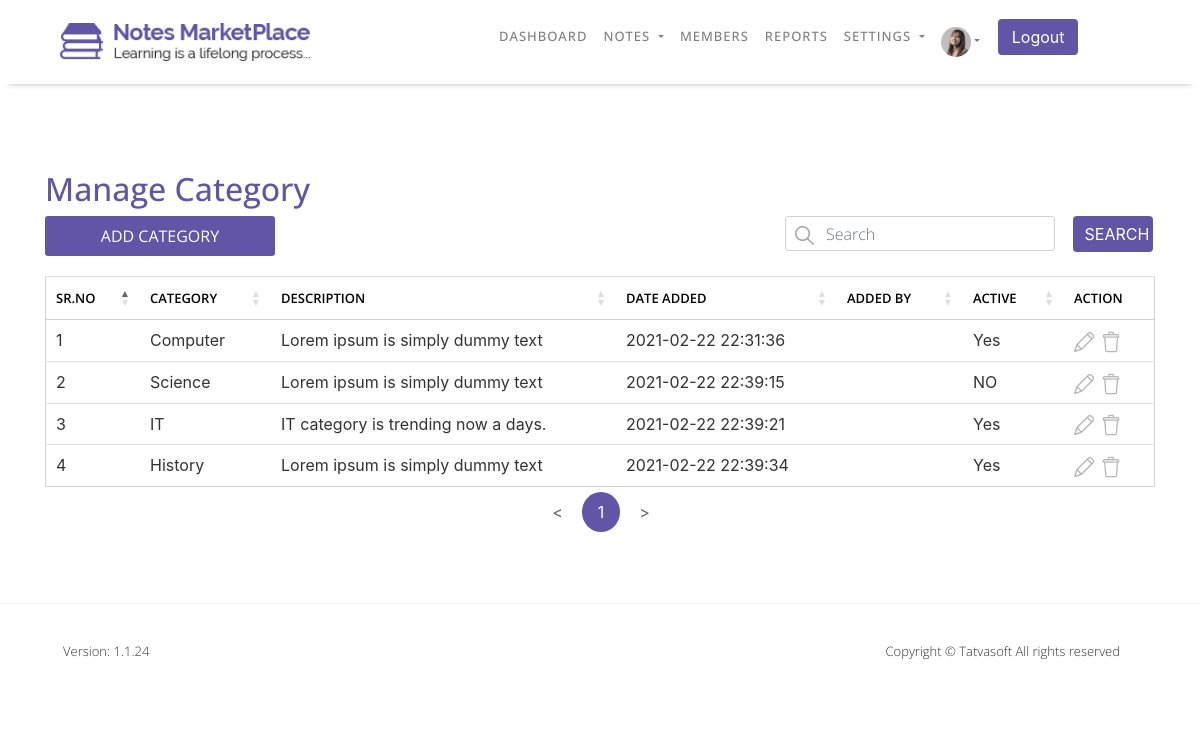
The app's page /NOTESMARKETPLACE/Admin/Manage_Category.php (signed in) with its own data.
### tables this page shows
CREATE TABLE `userprofile` (
  `ID` int(11) NOT NULL COMMENT 'Primary Key',
  `UserID` int(11) NOT NULL COMMENT 'FOREIGN KEY relationship with Users table.',
  `DOB` datetime DEFAULT NULL,
  `Gender` int(11) DEFAULT NULL COMMENT 'FOREIGN KEY relationship with ReferenceData table.bind distinct value from ReferenceDtata table with filter RefCategory=''Gender'' ans IsActive = 1.',
  `SecondaryEmailAddress` varchar(100) NOT NULL COMMENT 'For Admin user only.',
  `Phone number - Country Code` varchar(5) NOT NULL COMMENT 'bind distinct CountryCode from Country table with filter IsActive=1.',
  `Phone number` varchar(20) NOT NULL,
  `Profile Picture` varchar(500) DEFAULT NULL COMMENT 'Profile Picture of the user. ',
  `Address Line 1` varchar(100) NOT NULL,
  `Address Line 2` varchar(100) NOT NULL,
  `City` varchar(50) NOT NULL,
  `State` varchar(50) NOT NULL,
  `Zip Code` varchar(50) NOT NULL,
  `Country` varchar(50) NOT NULL COMMENT 'Bind distinct Country from Country table with filter IsActive=1.',
  `University` varchar(100) DEFAULT NULL,
  `College` varchar(100) DEFAULT NULL,
  `CreatedDate` datetime DEFAULT current_timestamp() COMMENT 'Date and time when system has created a record.',
  `CraetedBy` int(11) DEFAULT NULL COMMENT 'UserID who has created this rocord.',
  `ModifiedDate` datetime DEFAULT current_timestamp() COMMENT 'Date and time when system has updated a record.',
  `ModifiedBy` int(11) DEFAULT NULL COMMENT 'UserID who has updated this rocord.'
);

CREATE TABLE `categories` (
  `ID` int(11) NOT NULL COMMENT 'PRIMARY KEY',
  `Name` varchar(100) NOT NULL COMMENT 'Computer Science,IT, Politics, Sports, Cricket, etc.',
  `Description` varchar(500) NOT NULL COMMENT 'Description to explain what this category means.',
  `CreatedDate` datetime DEFAULT current_timestamp() COMMENT 'date and time when system has created this record.',
  `CreatedBy` int(11) DEFAULT NULL COMMENT 'UserID who has created this record.',
  `ModifiedDate` datetime DEFAULT current_timestamp() COMMENT 'Date and ime when system has updated this record.Super Admin ID you can insert static.',
  `ModifiedBy` int(11) DEFAULT NULL COMMENT 'UserID who has updated this record.',
  `IsActive` bit(2) NOT NULL DEFAULT b'1' COMMENT 'Required Information,Default set to true.'
);

### NOTESMARKETPLACE/Admin/Manage_Category.php (the view, shortened to what this page needs)
<?php include "Config/Database-Connection.php"; ?>
    <?php
        if(isset($_SESSION['loggedin']) && $_SESSION['loggedin'] = true){
            include "Header.php";
        }else{
            header("Location: ../Login.php");
        }
    ?>
    <section id="manage-category">
        <div class="content-box-lg">
            <div class="container">
                <form action="" method="post">
                    <div class="row">
                        <div class="col-md-12 col-sm-12 col-12 text-left">
                            <div class="horizontal-heading">
                                <h2>Manage Category</h2>
                            </div>
                        </div>
                    </div>
                    <div class="row manage-category-row">
                        <div class="col-md-6 col-sm-6 col-6">
                            <a href="Add_Category.php"><button type="button" class="btn btn-info btn-rich-blue">Add Category</button></a>
                        </div>
                        <div class="col-md-6 col-sm-6 col-6">
                            <div class="row">
                                <div class="col-md-9 col-sm-6 col-6">
                                    <div class="form-group text-left">
                                        <input type="text" name="Search_Category" id="Search_Category" class="form-control" placeholder="Search">
                                    </div>
                                </div>
                                <div class="col-md-3 col-sm-6 col-6">
                                    <button type="button" name="Manage_Category" id="Manage_Category" class="btn btn-info btn-Blue">Search</button>
                                </div>
                            </div>
                        </div>
                    </div>
                </form>
                <div class="row manage-category-row">
                    <div class="col-md-12 col-sm-12 col-12">
                        <div class="table-responsive">
                            <table class="table" id="category_table">
                                <thead>
                                    <tr>
                                        <th scope="col">SR.NO</th>
                                        <th scope="col">CATEGORY</th>
                                        <th scope="col">DESCRIPTION</th>
                                        <th scope="col">DATE ADDED</th>
                                        <th scope="col">ADDED BY</th>
                                        <th scope="col">ACTIVE</th>
                                        <th scope="col">ACTION</th>
                                    </tr>
                                </thead>
                                <tbody>
                            <?php
                                $query = "SELECT * FROM categories ";
                                $Search_all = mysqli_query($connection,$query);
                                if(mysqli_num_rows($Search_all)!=0){
                                    $j=1;
                                    while($row =mysqli_fetch_assoc($Search_all)){
                                        $ID = $row['ID'];
                                        $Name = $row['Name'];
                                        $CreatedDate = $row['CreatedDate'];
                                        $Description = $row['Description'];
                                        $IsActive = $row['IsActive'];
                                        echo "<tr><td>$j</td>
                                                <td>$Name</td>
                                                <td>$Description</td>
                                                <td>$CreatedDate</td>
                                                <td></td>";
                                        if(isset($_GET['delete']) && $_GET['delete']==$ID || $IsActive==0){
                                            echo "<td>NO</td>";
                                        }else{
                                            echo "<td>Yes</td>";
                                        }
                                        echo "<td><a href='Add_Category.php?edit=$ID'><img src='images/Dashboard/edit.png' alt='Edit'></a><a href='Manage_Category.php?delete=$ID' onclick='return DELETE()'><img src='images/Dashboard/delete.png' alt='Delete'></a></td></tr>";
                                        $j++;
                                    }
                                }
                            ?>
                                </tbody>
                            </table>
                        </div>
                    </div>
                </div>
            </div>
        </div>
    </section>
<?php include "Footer.php"; ?>

### NOTESMARKETPLACE/Admin/Header.php (shortened to what this page needs)
<!DOCTYPE html>
<html lang="en">
<head>
    <link rel="stylesheet" href="css/bootstrap/bootstrap.min.css">
    <link rel="stylesheet" type="text/css" href="https://cdn.datatables.net/1.10.24/css/jquery.dataTables.min.css"/>
    <link rel="stylesheet" href="css/style.css">
    <link rel="stylesheet" href="css/responsive.css">
</head>
<body>
    <header>
        <nav class="navbar navbar-expand-lg navbar-light white-nav-top fixed-top">
            <div class="container">
                <a id="user-header" class="navbar-brand" href="Dashboard.php">
                    <img src="images/Homepage/logo.png" alt="Logo" class="img-responsive">
                </a>
                <div class="collapse navbar-collapse" id="navbarSupportedContent">
                    <ul class="navbar-nav me-auto mb-2 mb-lg-0">
                        <li class="nav-item">
                            <a class="nav-link" href="Dashboard.php">Dashboard</a>
                        </li>
                        <li class="nav-item dropdown">
                            <a class="nav-link dropdown-toggle dropbtn" href="#" id="navbarDropdown" role="button" data-toggle="dropdown" aria-haspopup="true" aria-expanded="false">
                                Notes
                            </a>
                        </li>
                        <li class="nav-item">
                            <a class="nav-link" href="Members.php">Members</a>
                        </li>
                        <li class="nav-item">
                            <a class="nav-link" href="Spam_Reports.php">Reports</a>
                        </li>
                        <li class="nav-item dropdown">
                            <a class="nav-link dropdown-toggle dropbtn" href="#" id="navbarDropdown" role="button" data-toggle="dropdown" aria-haspopup="true" aria-expanded="false">
                                Settings
                            </a>
                        </li>
                        <li class="nav-item dropdown">
                            <a class="nav-link dropdown-toggle user-img dropbtn" href="#" id="navbarDropdown" role="button" data-toggle="dropdown" aria-haspopup="true" aria-expanded="false">
                            <?php
                                    $EmailID = $_SESSION['EmailID'];
                                    $query = "SELECT * FROM users WHERE EmailID='{$EmailID}'";
                                    $Users_select = mysqli_query($connection,$query);
                                    while($row = mysqli_fetch_assoc($Users_select)){
                                        $ID = $row['ID'];
                                    }
                                    $query = "SELECT * FROM userprofile WHERE UserID=$ID";
                                    $Users_select = mysqli_query($connection,$query);
                                    while($row = mysqli_fetch_assoc($Users_select)){
                                        $IMG = $row['Profile Picture'];
                                    }
                                    $query = "SELECT * FROM system_configuration WHERE ID=8";
                                    $Default_select = mysqli_query($connection,$query);
                                    while($row = mysqli_fetch_assoc($Default_select)){
                                        $Default_IMG = $row['Value'];
                                    }
                            ?>
                            <img src="<?php if(mysqli_num_rows($Users_select)!=0 && $IMG!=""){ echo "../Uploads/Admin/$ID/Profile_Photo/$IMG"; }else{ echo "../Uploads/Default_Images/$Default_IMG"; }?>" alt="User-Photo" class="rounded-circle img-responsive"></a>
                        </li>
                        <li class="nav-item">
                            <form class="form-inline my-2 my-lg-0" action="" method="post">
                                <button class="btn my-2 my-sm-0 btn-Blue" name="Logout" type="submit" onclick="return LogoutAdmin()">Logout</button>
                            </form>
                        </li>
                    </ul>
                </div>
            </div>
        </nav>
    </header>

### records on screen
userprofile: Profile Picture (picture)
categories: Name "Computer", Description "Lorem ipsum is simply dummy text", CreatedDate "2021-02-22 22:31:36", IsActive "Yes"
categories: Name "Science", Description "Lorem ipsum is simply dummy text", CreatedDate "2021-02-22 22:39:15", IsActive "NO"
categories: Name "IT", Description "IT category is trending now a days.", CreatedDate "2021-02-22 22:39:21", IsActive "Yes"
categories: Name "History", Description "Lorem ipsum is simply dummy text", CreatedDate "2021-02-22 22:39:34", IsActive "Yes"
